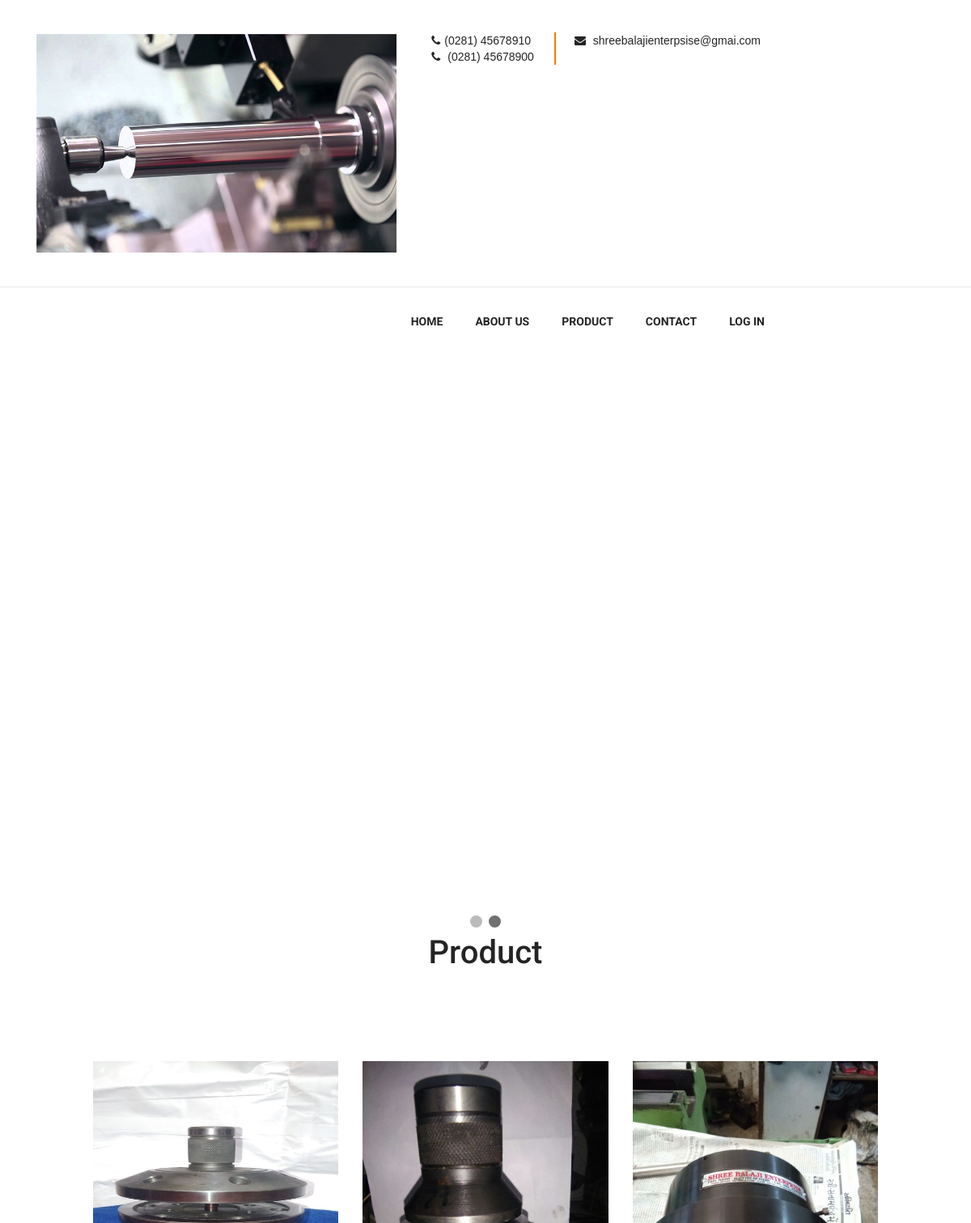
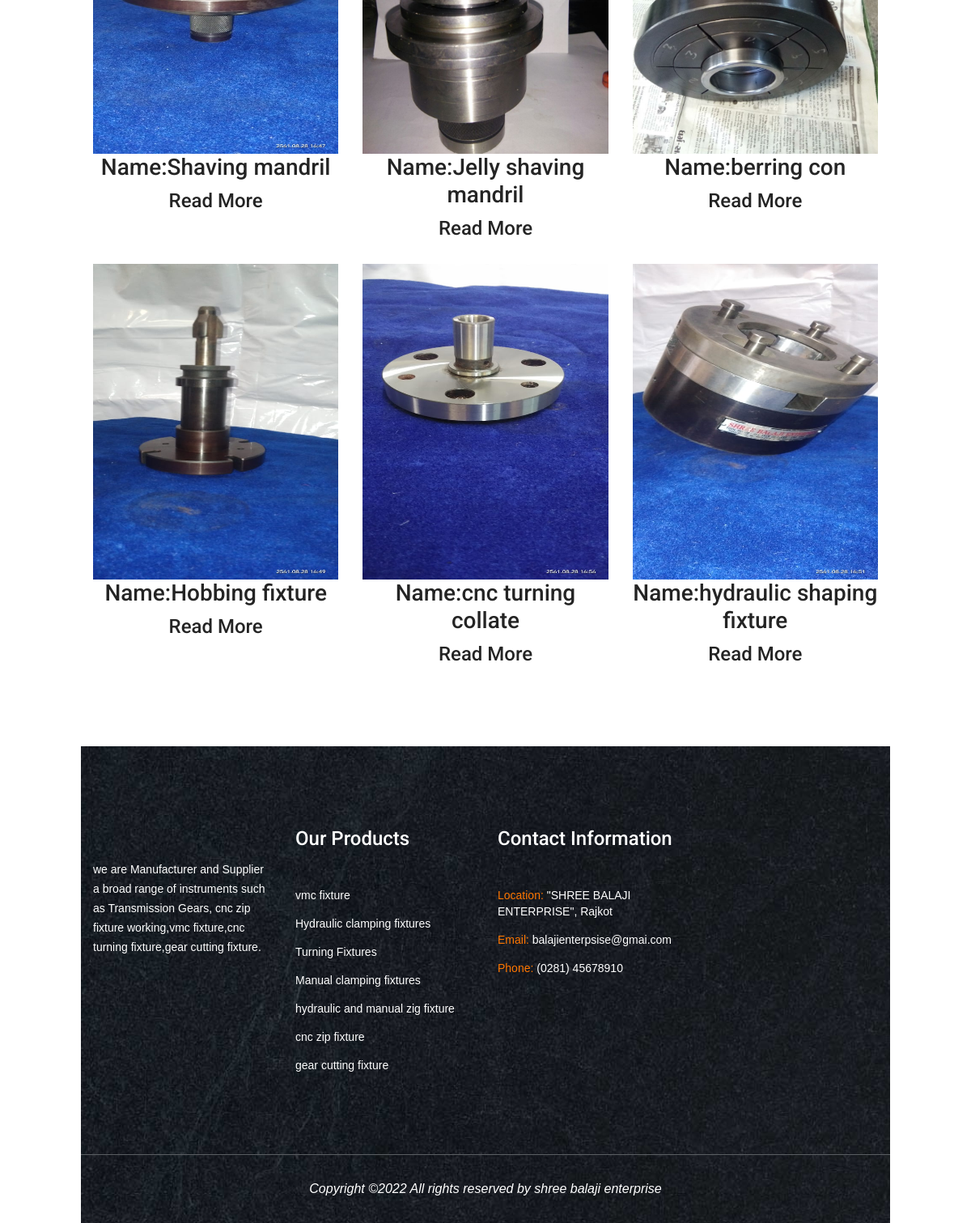
The page /product.php on the database its author committed (2 pictures, top to bottom).
### tables this page shows
CREATE TABLE `product` (
  `p_id` int(11) NOT NULL,
  `p_name` varchar(30) NOT NULL,
  `p_decs` varchar(60) NOT NULL,
  `p_img` text NOT NULL
);

### product.php (the view, shortened to what this page needs)
<?php
require 'conn/dbconnect.php';
		$sql1="SELECT * FROM product";
		$rs1=mysqli_query($conn,$sql1);
?>
<!DOCTYPE html>
<html>
<head>
    <link rel="stylesheet" href="assets/css/bootstrap.min.css">
    <link rel="stylesheet" href="assets/css/animate.css">
    <link rel="stylesheet" href="assets/css/owl.carousel.min.css">
    <link rel="stylesheet" href="assets/css/swiper.min.css">
    <link rel="stylesheet" href="assets/css/font-awesome.min.css">
    <link rel="stylesheet" href="assets/css/flaticon.css">
    <link rel="stylesheet" href="assets/css/magnific-popup.css">
    <link rel="stylesheet" href="assets/css/metisMenu.min.css">
    <link rel="stylesheet" href="assets/css/styles.css">
    <link rel="stylesheet" href="assets/css/responsive.css">
<body>
<?php include 'header.php'; ?>
</head>
<body>
<div class="slideshow-container">
<br>
<div style="text-align:center">
  <span class="dot"></span>
  <span class="dot"></span>
</div>
</head>
<body>
	<center><h1>Product</h1>
	    <div class="featured-area">
        <div class="container">
            <div class="row">
			<?php while($row1=mysqli_fetch_assoc($rs1))
 {?>
                <div class="col-lg-4 col-sm-6 col-12">
                    <div class="featured-wrap">
                        <div class="featured-img">
	<img src="admin/<?php echo $row1['p_img'];?>"/>
	</div>
	 <h3>Name:<?php echo $row1['p_name'];?></h3>
	<h4><a href="productdesc.php?qid=<?php echo $row1['p_id'];?>">Read More</a></h4>
					</div>
                </div>
	<?php }?>
</div>
</center>
    <?php include 'footer.php'; ?>
</body>
</html>

### header.php (shortened to what this page needs)
<!doctype html>
<html class="no-js" lang="">
<head>
    <link rel="stylesheet" href="assets/css/bootstrap.min.css">
    <link rel="stylesheet" href="assets/css/animate.css">
    <link rel="stylesheet" href="assets/css/owl.carousel.min.css">
    <link rel="stylesheet" href="assets/css/swiper.min.css">
    <link rel="stylesheet" href="assets/css/font-awesome.min.css">
    <link rel="stylesheet" href="assets/css/flaticon.css">
    <link rel="stylesheet" href="assets/css/magnific-popup.css">
    <link rel="stylesheet" href="assets/css/metisMenu.min.css">
    <link rel="stylesheet" href="assets/css/styles.css">
    <link rel="stylesheet" href="assets/css/responsive.css">
</head>
<body>
		<header class="header-area">
			<div class="header-top">
				<div class="container">
                <div class="row">
                    <div class="col-xl-5 col-lg-3 col-sm-4">
                        <div class="logo">
                            <a href="index.php"><img src="assets/images/b.jpg" alt=""></a>
                        </div>
                    </div>
                    <div class="col-xl-5 col-lg-6 col-sm-8">
                        <ul class="contact-info d-flex justify-content-end">
                            <li>
                                <span><i class="fa fa-phone"></i>(0281) 45678910</span>
								<span><i class="fa fa-phone"></i> (0281) 45678900</span>
                            </li>
                            <li>
                                <span><i class="fa fa-envelope"></i> shreebalajienterpsise@gmai.com</span>
                            </li>
                        </ul>
                    </div>
                </div>
            </div>
        </div>
        <div class="header-bottom">
            <div class="container">
                <div class="row">
                    <div class="col-lg-10 col-sm-9 d-none d-sm-block">
                        <ul class="mainmenu d-flex justify-content-end">
						    <li><a href="index.php">Home</a></li>
								<li><a href="about.php">about us</a></li>
								<li><a href="product.php">product</a></li>
                            <li><a href="contact.php">contact</a></li>
							<ul>
								<?php if(empty($_SESSION['un'])){ ?>
									<li class="main_nav_item"><a href="login.php">Log In</a></li>
								<?php }else{?>
									<li class="main_nav_item"><a href="logout.php">Log out</a></li>
								<?php }?>
                    </ul>
                    </div>
                </div>
            </div>
        </div>
    </header>
</body>
</html>

### footer.php (shortened to what this page needs)
    <footer class="footer-area">
        <div class="footer-top">
            <div class="container">
                <div class="row">
                    <div class="col-lg-3  col-sm-6 col-12">
                        <div class="footer-widget footer-logo">
                          <p>we are Manufacturer and Supplier a broad range of instruments such as Transmission Gears,
	cnc zip fixture working,vmc fixture,cnc turning fixture,gear cutting fixture.
                        </div>
                    </div>
						 <div class="col-lg-3 col-sm-6 col-12">
                        <div class="footer-widget footer-contact">
                            <h3>Our Products</h3>
                            <ul class="footer-contact-info">
                                <li> vmc fixture</li>
                                 <li>Hydraulic clamping fixtures </li>
								 <li> Turning Fixtures</li>
								 <li> Manual clamping fixtures</li>
								 <li> hydraulic and manual zig fixture</li>
								 <li> cnc zip fixture</li>
								 <li> gear cutting fixture</li>
								 </ul>
                    </div>
                </div>
                    <div class="col-lg-3 col-sm-6 col-12">
                        <div class="footer-widget footer-contact">
                            <h3>Contact Information</h3>
                            <ul class="footer-contact-info">
                                <li><span>Location: </span>"SHREE BALAJI ENTERPRISE", Rajkot </li>
                                <li><span>Email: </span> balajienterpsise@gmai.com</li>
                                <li><span>Phone: </span> (0281) 45678910</li>
                            </ul>
                          </div>
                    </div>
                </div>
            </div>
        </div>
        <div class="footer-bottom">
            <div class="container">
                <div class="row">
                    <div class="col-12 copyright">
					<p style="color:white;">Copyright &copy;<script>document.write(new Date().getFullYear());</script> All rights reserved
                           by shree balaji enterprise</a></p>
                    </div>
                </div>
            </div>
        </div>
    </footer>
</body>
</html>

### assets/css/styles.css (style rules this page uses)
* { margin: 0; padding: 0; }
body { font-family: 'Open Sans', sans-serif; line-height: 24px; color: #242424; font-size: 14px; font-weight: 400; }
img { max-width: 100%; height: auto }
p { margin: 0px; font-weight: 400; }
h1, h2, h3, h4, h5, h6 { margin-bottom: 10px; margin-top: 0px; color: #242424; font-family: 'Roboto', sans-serif; }
a { -webkit-transition: all 0.3s ease 0s; transition: all 0.3s ease 0s; -webkit-transition: all .3s; -moz-transition: all .3s; text-decoration: none; font-family: 'Roboto', sans-serif; color: #242424; }
ul { list-style: outside none none; margin: 0; padding: 0; }
div { transition: all .3s; -webkit-transition: all .3s; -moz-transition: all .3s; }
.header-top { border-bottom: 1px solid #eaeaea; }
.logo { padding: 42px 0px; }
.contact-info li { padding: 0px 25px; position: relative; line-height: 20px; margin: 40px 0px; }
.contact-info li:first-child { padding-left: 0; }
.contact-info li:before { position: absolute; left: 0; top: 0; width: 2px; content: ""; background: #ff7700; height: 100%; }
.contact-info li span { display: block; }
.contact-info li span i { margin-right: 5px; }
.contact-info li:first-child:before { display: none; }
.mainmenu li { padding: 0px 20px; position: relative; }
.mainmenu li a { display: block; padding: 30px 0px; font-weight: 700; text-transform: uppercase; position: relative; }
.mainmenu li > a:before { position: absolute; left: 0; top: 0; width: 0; height: 2px; background: #ff7700; content: ""; }
.featured-area { padding: 100px 0px 70px; }
.featured-wrap { margin-bottom: 30px; }
.featured-img { overflow: hidden; }
.featured-img > img { width: 360px; height: 390px; -webkit-transition: all .5s ease 0s; -moz-transition: all .5s ease 0s; transition: all .5s ease 0s; }
.footer-area { background: url(../images/bg/4.jpg) no-repeat center center / cover; }
.footer-top { padding: 100px 0px 70px; }
.footer-widget { margin-bottom: 30px; }
.footer-widget h3 { font-size: 24px; font-weight: 500; margin-bottom: 45px; color: #fff; }
.footer-logo p { margin: 40px 0; color: #fff; font-size: 14px; }
.footer-contact ul.footer-contact-info li { line-height: 20px; margin-bottom: 15px; color: #fff; }
.footer-contact ul.footer-contact-info li span { color: #ff7700; }
.footer-bottom { padding: 30px 0px; border-top: 1px solid #5a5e62; text-align: center; }
.footer-bottom p { color: #fff; font-size: 16px; font-style: italic; font-weight: 500; }
.header-bottom { position: relative; }

### product.php (style rules this page uses)
* { box-sizing: border-box; }
body { font-family: Verdana, sans-serif; }
img { vertical-align: middle; }
.slideshow-container { max-width: 1000px; position: relative; margin: auto; }
.dot { height: 15px; width: 15px; margin: 0 2px; background-color: #bbb; border-radius: 50%; display: inline-block; transition: background-color 0.6s ease; }
.active { background-color: #717171; }

### rows shown on the page
product: p_img (picture), p_name "Shaving mandril"
product: p_img (picture), p_name "Jelly shaving mandril"
product: p_img (picture), p_name "berring con"
product: p_img (picture), p_name "Hobbing fixture"
product: p_img (picture), p_name "cnc turning collate"
product: p_img (picture), p_name "hydraulic shaping fixture"
